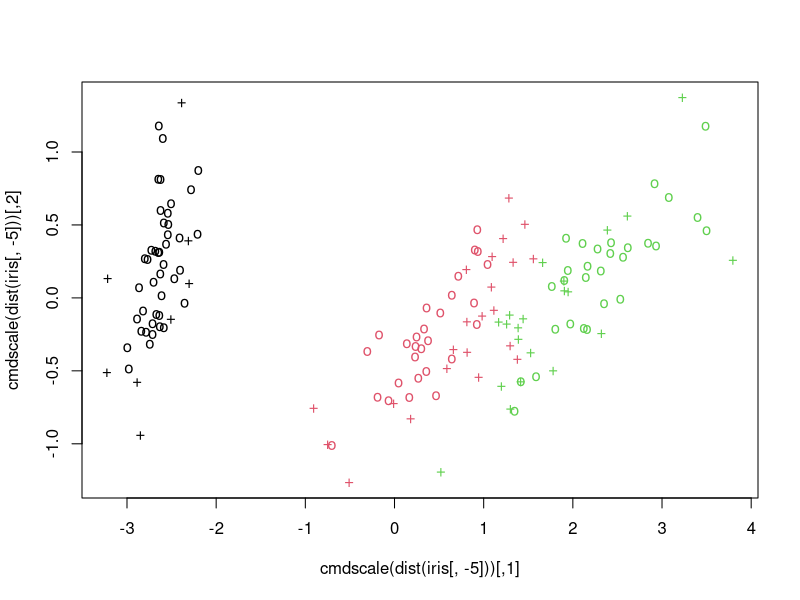

Write R code to recreate this figure.
# SVM 으로 분류 모델 작성 : iris dataset
library(e1071)

head(iris, 5)

svm_model1 <- svm(Species ~ ., data = iris)
svm_model1

summary(svm_model1)

# 모델 생성
x <- subset(iris, select = -Species) # 독립변수
y <- iris$Species
x
y

svm_model2 <- svm(x, y)
summary(svm_model2)

dist(iris[, -5], method = 'euclidean')
cmdscale(dist(iris[, -5]))  # 우클리디안 거리 결과를 공간적인 배치형식으로 보기
plot(cmdscale(dist(iris[, -5])), col = as.integer(iris[,5]), 
     pch = c('o', '+')[1:150 %in% svm_model2$index+ 1])

pred <- predict(svm_model2, x)
head(pred, 5)

t <- table(pred, y) # confusion matrix
t

sum(diag(t)) / nrow(x) # 0.9733333

# 최상의 모델을 위한 튜닝
svm_tune <- tune(svm, train.x = x, train.y = y, kernel = 'radial',
                 ranges = list(cost = c(0.01, 0.1, 1, 10, 100)),
                 gammer = c(0.25, 0.5, 1.0, 2.0, 4.0))

svm_tune

svm_after_tune <- svm(Species ~ ., data = iris, kernel = 'radial', cost = 1)
summary(svm_after_tune)

pred <- predict(svm_after_tune, x, type = "response")
t <- table(pred, y)
t

sum(diag(t)) / nrow(x)
